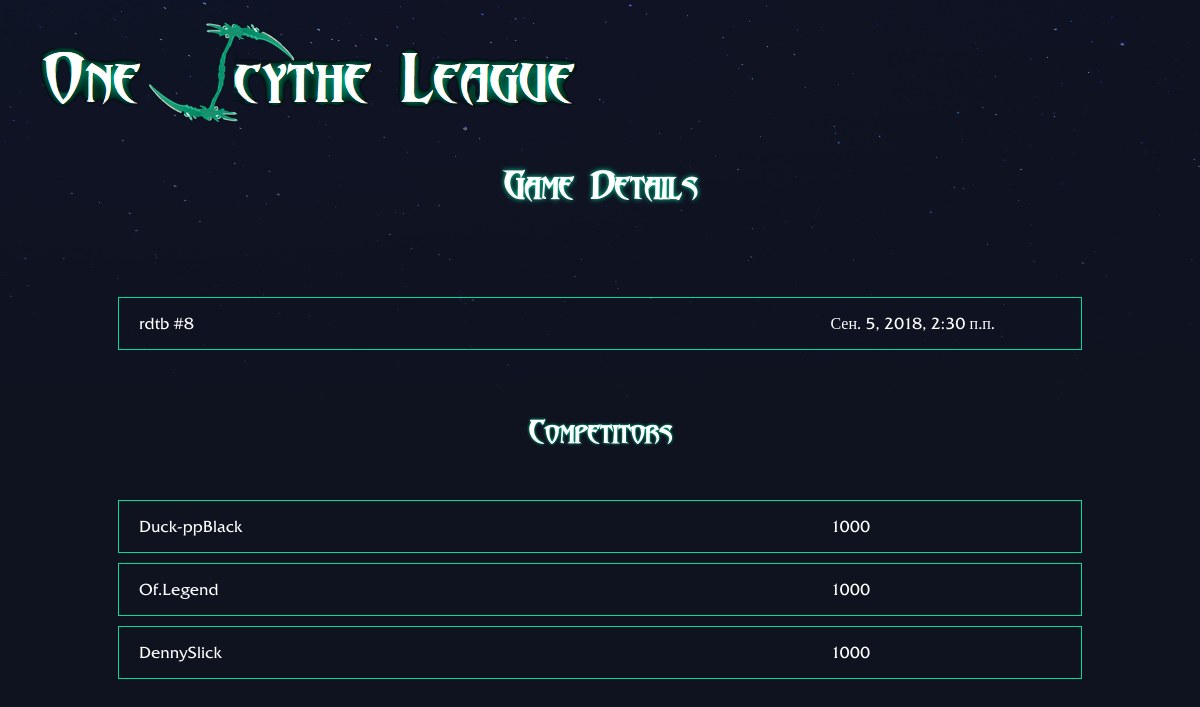
Screenshot of /games/8/ with the database file from the repository.
### calculator/models.py (models this page shows, shortened)
class Game(models.Model):
    date = models.DateTimeField(auto_now_add=True)
    mode = models.ForeignKey(
        'GameMode',
        on_delete=models.CASCADE,
    )
    players = models.ManyToManyField(Player, related_name='games')
    def __str__(self):
        return (str(self.mode) + " #" + str(self.id))

class GameMode(models.Model):
    line = models.CharField(max_length=15)
    def __str__(self):
        return self.line

class Player(models.Model):
    nickname = models.CharField(max_length=25)
    pts = models.IntegerField()

### calculator/views.py (the view)
# urls.py: url(r'^games/(?P<pk>\d+)/$', views.game_detail, name='game_detail'),
def game_detail(request, pk):
    game = get_object_or_404(Game, pk=pk)
    return render(request, 'calculator/game_detail.html', { 'game': game })

### calculator/templates/calculator/game_detail.html
{% extends 'base_layout.html' %}
{% block content %}
  <h1>Game details</h1>
  <div class="games-info-list">
    <div class="game-info">
      <p class="game-nickname">
        {{game}}
      </p>
      <p class="game-date">
        {{game.date}}
      </p>
    </div>
  </div>
  <h2>Competitors</h2>
  <div class="players-info-list">
    {% for player in game.players.all %}
      <a href="{% url 'calculator:player_detail' pk=player.pk %}">
        <div class="player-info">
          <p class="player-nickname">
            {{player.nickname}}
          </p>
          <p class="game-date">
            {{player.pts}}
          </p>
        </div>
      </a>
    {% endfor %}
{% endblock %}

### assets/css/styles.css (style rules this page uses)
body { display: block; background-color: #0f121f; background-image: url("../image/stars.png"); background-repeat: no-repeat; color: white; font-family: "FRIZQT"; }
a, a:hover, a:visited { color: #fff; text-decoration: none; }
.wrapper > h1, h2 { text-align: center; font-family: "Abaddon"; padding-bottom: 40px; text-transform: capitalize; }
.wrapper > h1 { font-size: 2.2em; text-shadow: #00dba0 0 0 5px; }
.wrapper > h2 { font-size: 1.8em; margin: 20px 0px 0px 0px; padding: 20px 0px 0px 0px; text-shadow: #00dba0 0 0 3px; }
.players-info-list, .games-info-list { margin: 50px 100px; display: block; }
.player-info, .game-info { display: grid; grid-template-columns: 3fr 1fr; border: 1px solid #00dba0; padding: 0px 20px; margin: 10px; }
.game-name, .game-date { text-align: left; border: 1px none #00dba0; }
.player-nickname { text-align: left; border: 1px none #00dba0; }

### rows the page displays
Game: mode+id "rdtb #8", date "Сен. 5, 2018, 2:30 п.п."
Player: nickname "Duck-ppBlack", pts "1000"
Player: nickname "Of.Legend", pts "1000"
Player: nickname "DennySlick", pts "1000"
